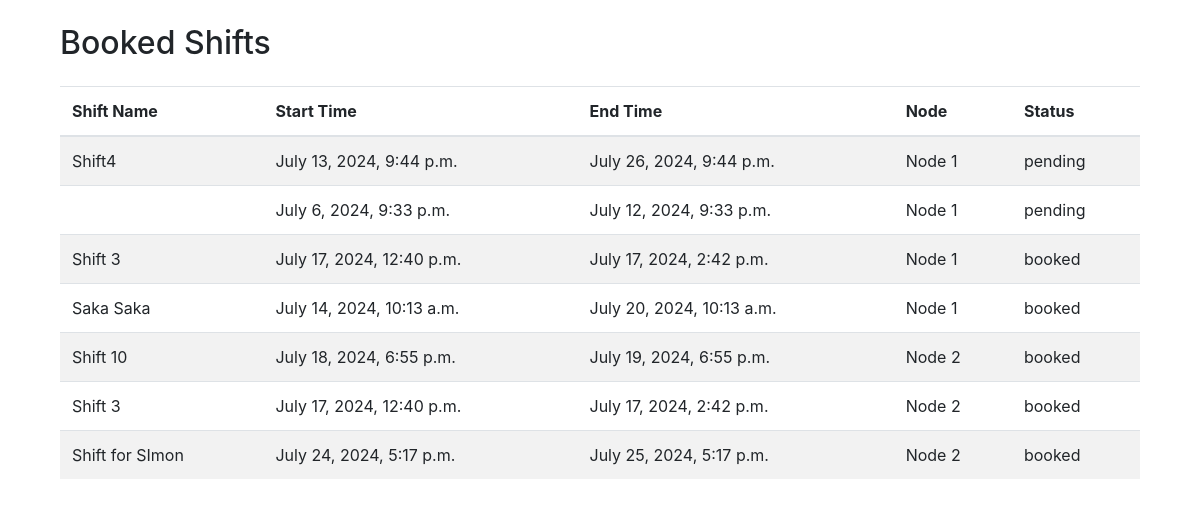
The app's page /booking/booking/booked_shifts/, older data.
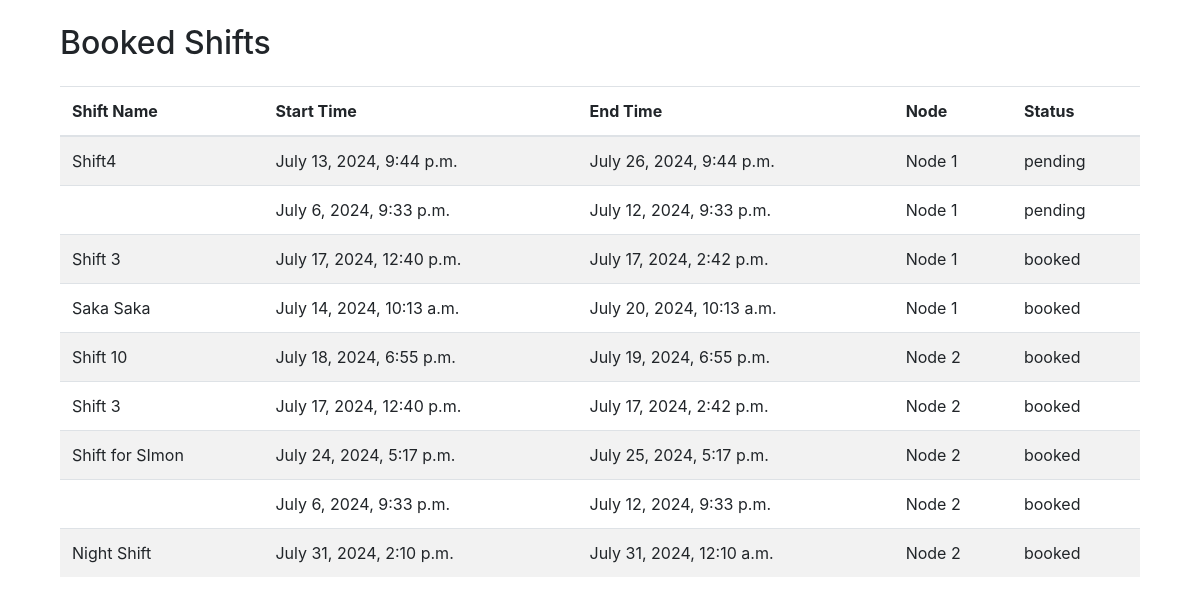
The same page, newer data.
### booking/models.py (models this page shows, shortened)
class Booking(models.Model):
    shift = models.ForeignKey(Shift, on_delete=models.CASCADE)
    node = models.ForeignKey(Node, on_delete=models.CASCADE)
    status = models.CharField(max_length=50, choices=[('pending', 'Pending'), ('accepted', 'Accepted'), ('rejected', 'Rejected')])
    created_at = models.DateTimeField(auto_now_add=True)

class Shift(models.Model):
    shift_name = models.CharField(max_length=100)
    start_time = models.DateTimeField()
    end_time = models.DateTimeField()
    created_at = models.DateTimeField(auto_now_add=True)
    booked = models.BooleanField(default=False)

class Node(models.Model):
    node_name = models.CharField(max_length=100)
    location = models.CharField(max_length=100)

### booking/views.py (the view)
# urls.py: path('booking/booked_shifts/', views.booked_shifts, name='booked_shifts'),
def booked_shifts(request):
    bookings = Booking.objects.all()
    return render(request, 'booked_shifts.html', {'bookings': bookings})

### booking/templates/booked_shifts.html (shortened to what this page needs)
{% extends 'base.html' %}
{% load static %}
{% block content %}
<div class="container">
    <h2 class="mt-4">Booked Shifts</h2>
    <table class="table table-striped mt-4">
        <thead>
            <tr>
                <th>Shift Name</th>
                <th>Start Time</th>
                <th>End Time</th>
                <th>Node</th>
                <th>Status</th>
            </tr>
        </thead>
        <tbody>
            {% for booking in bookings %}
                <tr>
                    <td>{{ booking.shift.shift_name }}</td>
                    <td>{{ booking.shift.start_time }}</td>
                    <td>{{ booking.shift.end_time }}</td>
                    <td>{{ booking.node.node_name }}</td>
                    <td>{{ booking.status }}</td>
                </tr>
            {% endfor %}
        </tbody>
    </table>
</div>
{% endblock %}

Row changes from the older to the newer data that the page shows:
added Booking: shift.start_time "July 6, 2024, 9:33 p.m.", shift.end_time "July 12, 2024, 9:33 p.m.", node.node_name "Node 2", status "booked"
added Booking: shift.shift_name "Night Shift", shift.start_time "July 31, 2024, 2:10 p.m.", shift.end_time "July 31, 2024, 12:10 a.m.", node.node_name "Node 2", status "booked"
